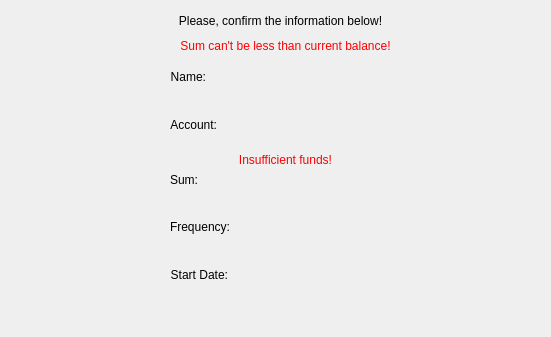
<?xml version="1.0" encoding="UTF-8"?>
<ui version="4.0">
 <class>Summary</class>
 <widget class="QWidget" name="Summary">
  <property name="geometry">
   <rect>
    <x>0</x>
    <y>0</y>
    <width>551</width>
    <height>337</height>
   </rect>
  </property>
  <property name="windowTitle">
   <string>Form</string>
  </property>
  <widget class="QWidget" name="formLayoutWidget_2">
   <property name="geometry">
    <rect>
     <x>170</x>
     <y>70</y>
     <width>231</width>
     <height>212</height>
    </rect>
   </property>
   <layout class="QFormLayout" name="mainLayout">
    <property name="fieldGrowthPolicy">
     <enum>QFormLayout::AllNonFixedFieldsGrow</enum>
    </property>
    <item row="0" column="0">
     <widget class="QLabel" name="nameLAbel">
      <property name="text">
       <string>Name:</string>
      </property>
      <property name="alignment">
       <set>Qt::AlignRight|Qt::AlignTrailing|Qt::AlignVCenter</set>
      </property>
     </widget>
    </item>
    <item row="0" column="1">
     <widget class="QLabel" name="nameConfLabel">
      <property name="text">
       <string>&lt;Name&gt;</string>
      </property>
     </widget>
    </item>
    <item row="1" column="0">
     <spacer name="verticalSpacer">
      <property name="orientation">
       <enum>Qt::Vertical</enum>
      </property>
      <property name="sizeHint" stdset="0">
       <size>
        <width>20</width>
        <height>40</height>
       </size>
      </property>
     </spacer>
    </item>
    <item row="2" column="0" colspan="2">
     <widget class="QLabel" name="label">
      <property name="text">
       <string/>
      </property>
     </widget>
    </item>
    <item row="3" column="0">
     <widget class="QLabel" name="accountLabel">
      <property name="text">
       <string>Account:</string>
      </property>
      <property name="alignment">
       <set>Qt::AlignRight|Qt::AlignTrailing|Qt::AlignVCenter</set>
      </property>
     </widget>
    </item>
    <item row="3" column="1">
     <widget class="QLabel" name="accountConfLabel">
      <property name="text">
       <string>&lt;Account&gt;</string>
      </property>
     </widget>
    </item>
    <item row="5" column="0">
     <spacer name="verticalSpacer_2">
      <property name="orientation">
       <enum>Qt::Vertical</enum>
      </property>
      <property name="sizeHint" stdset="0">
       <size>
        <width>20</width>
        <height>40</height>
       </size>
      </property>
     </spacer>
    </item>
    <item row="6" column="0" colspan="2">
     <widget class="QLabel" name="errorLabel">
      <property name="styleSheet">
       <string notr="true">#errorLabel { color: red; }</string>
      </property>
      <property name="text">
       <string>Insufficient funds!</string>
      </property>
      <property name="alignment">
       <set>Qt::AlignCenter</set>
      </property>
     </widget>
    </item>
    <item row="7" column="0">
     <widget class="QLabel" name="sumLAbel">
      <property name="text">
       <string>Sum:</string>
      </property>
      <property name="alignment">
       <set>Qt::AlignRight|Qt::AlignTrailing|Qt::AlignVCenter</set>
      </property>
     </widget>
    </item>
    <item row="7" column="1">
     <widget class="QLabel" name="sumConfLabel">
      <property name="text">
       <string>&lt;Sum&gt;</string>
      </property>
     </widget>
    </item>
    <item row="8" column="0">
     <spacer name="verticalSpacer_3">
      <property name="orientation">
       <enum>Qt::Vertical</enum>
      </property>
      <property name="sizeHint" stdset="0">
       <size>
        <width>20</width>
        <height>40</height>
       </size>
      </property>
     </spacer>
    </item>
    <item row="9" column="0" colspan="2">
     <widget class="QLabel" name="label_2">
      <property name="text">
       <string/>
      </property>
     </widget>
    </item>
    <item row="10" column="0">
     <widget class="QLabel" name="freqLabel">
      <property name="text">
       <string>Frequency:</string>
      </property>
      <property name="alignment">
       <set>Qt::AlignRight|Qt::AlignTrailing|Qt::AlignVCenter</set>
      </property>
     </widget>
    </item>
    <item row="10" column="1">
     <widget class="QLabel" name="freqConfLabel">
      <property name="text">
       <string>&lt;Frequency&gt;</string>
      </property>
     </widget>
    </item>
    <item row="11" column="0">
     <spacer name="verticalSpacer_4">
      <property name="orientation">
       <enum>Qt::Vertical</enum>
      </property>
      <property name="sizeHint" stdset="0">
       <size>
        <width>20</width>
        <height>40</height>
       </size>
      </property>
     </spacer>
    </item>
    <item row="13" column="0">
     <widget class="QLabel" name="startDateLabel">
      <property name="text">
       <string>Start Date:</string>
      </property>
      <property name="alignment">
       <set>Qt::AlignRight|Qt::AlignTrailing|Qt::AlignVCenter</set>
      </property>
     </widget>
    </item>
    <item row="13" column="1">
     <widget class="QLabel" name="startDateConfLabel">
      <property name="text">
       <string>&lt;Start Date&gt;</string>
      </property>
     </widget>
    </item>
    <item row="12" column="0" colspan="2">
     <widget class="QLabel" name="label_3">
      <property name="text">
       <string/>
      </property>
     </widget>
    </item>
    <item row="4" column="0">
     <spacer name="verticalSpacer_5">
      <property name="orientation">
       <enum>Qt::Vertical</enum>
      </property>
      <property name="sizeHint" stdset="0">
       <size>
        <width>20</width>
        <height>40</height>
       </size>
      </property>
     </spacer>
    </item>
   </layout>
  </widget>
  <widget class="QLabel" name="label_11">
   <property name="geometry">
    <rect>
     <x>120</x>
     <y>0</y>
     <width>321</width>
     <height>41</height>
    </rect>
   </property>
   <property name="text">
    <string>Please, confirm the information below!</string>
   </property>
   <property name="alignment">
    <set>Qt::AlignCenter</set>
   </property>
  </widget>
  <widget class="QLabel" name="overflowError">
   <property name="geometry">
    <rect>
     <x>80</x>
     <y>30</y>
     <width>411</width>
     <height>31</height>
    </rect>
   </property>
   <property name="styleSheet">
    <string notr="true">#overflowError { color: red; }</string>
   </property>
   <property name="text">
    <string>Sum can't be less than current balance!</string>
   </property>
   <property name="alignment">
    <set>Qt::AlignCenter</set>
   </property>
  </widget>
 </widget>
 <resources/>
 <connections/>
</ui>
